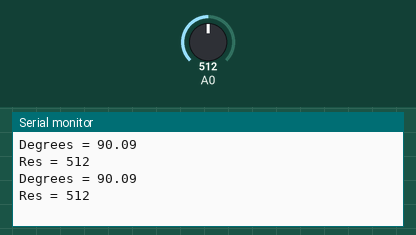
This sketch was run on a simulated Arduino Uno, built with avr-gcc and run on an emulated ATmega328P. Parts: the last lines printed to the serial monitor. The test bench sets the inputs (shaded band); at power-on: A0 = 512.

Above: at 1.8 s.
1.9 s: A0 set to 716
At 2.5 s:
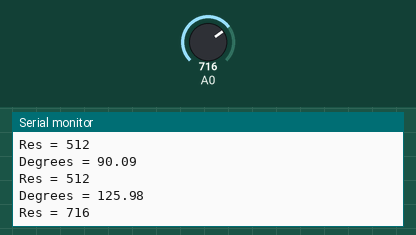
3.4 s: A0 set to 900
At 4.8 s:
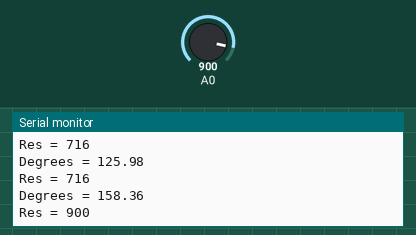
Timing chart, 0 to 6.4 s (numbered marks = the images above; inputs shaded):
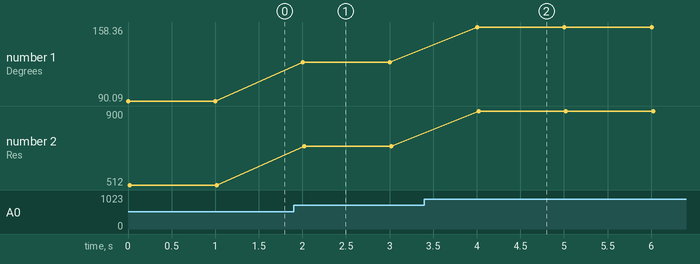

The sketch:

chalk.ino
```cpp
void setup() {
  Serial.begin(9600);
  pinMode(A0, INPUT);
}

void loop() {
  int value = analogRead(A0);
  float degree = value*180.0/1023.0;
  Serial.print("Degrees = ");
  Serial.println(degree);

  Serial.print("Res = ");
  Serial.println(value);

  delay(1000);
}
```

Measured:
- after the input at 1.9 s, the serial monitor: prints a new line after 0.10 s (image 1)
- after the input at 3.4 s, the serial monitor: prints a new line after 0.60 s (image 2)
- plotted number 1: 90.09 → 125.98 after the input at 1.9 s, 125.98 → 158.36 after the input at 3.4 s
- plotted number 2: 512 → 716 after the input at 1.9 s, 716 → 900 after the input at 3.4 s
